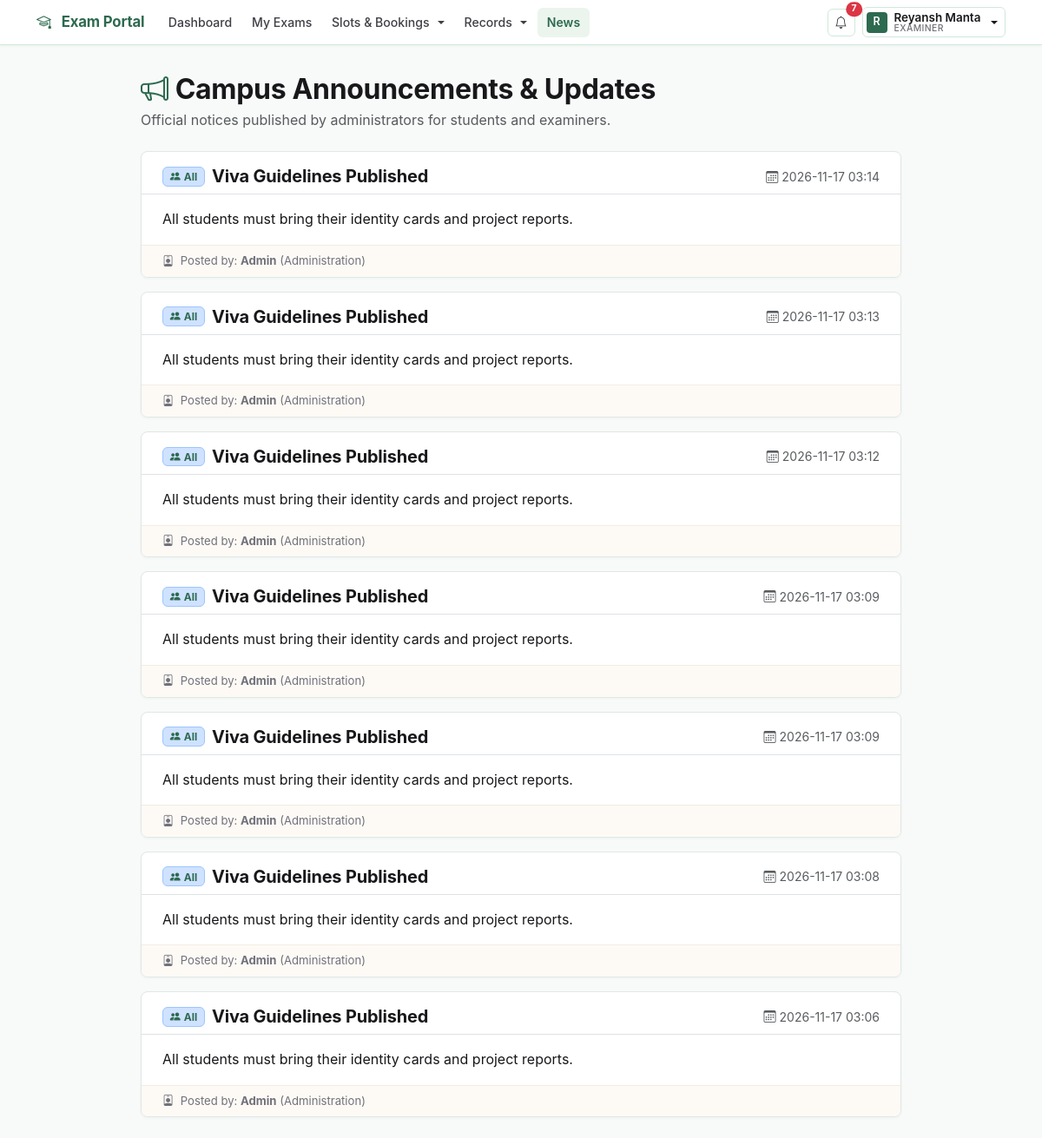
/announcements (signed in), run on an earlier commit of the app's database.
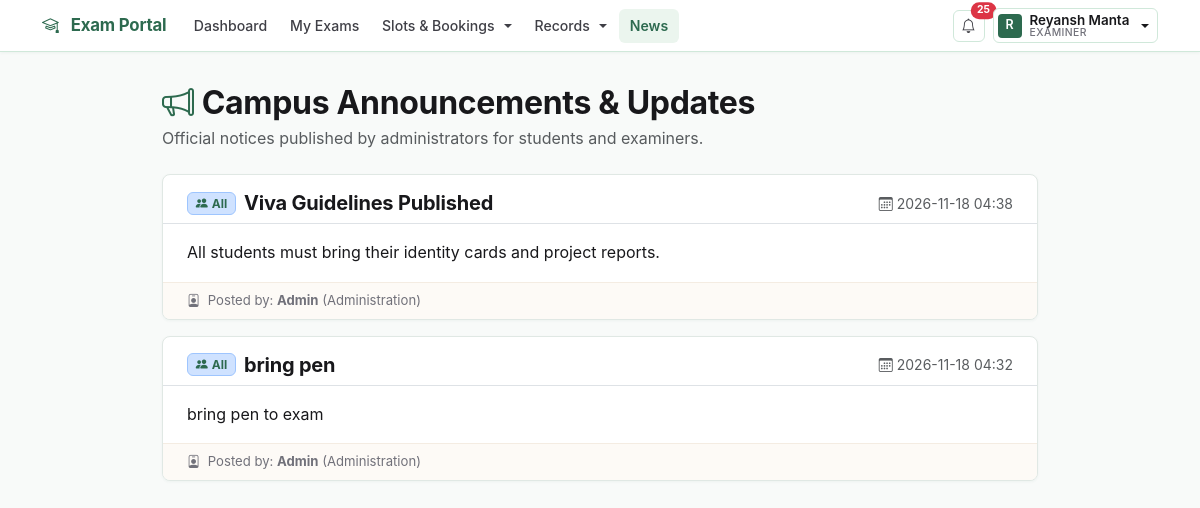
And on a later commit of the database.
### models.py (models this page shows, shortened)
class Announcement(db.Model):
    id = db.Column(db.Integer, primary_key=True)
    title = db.Column(db.String(200), nullable=False)
    content = db.Column(db.Text, nullable=False)
    target_role = db.Column(db.String(30), default="All")
    created_by = db.Column(db.Integer, db.ForeignKey("user.id"), nullable=False)
    created_at = db.Column(db.String(30), nullable=False)
    author = db.relationship("User", backref="announcements")

class User(db.Model):
    id = db.Column(db.Integer, primary_key=True)
    name = db.Column(db.String(100), nullable=False)
    email = db.Column(db.String(100), unique=True, nullable=False)
    password_hash = db.Column(db.String(200), nullable=False)
    role = db.Column(db.String(20), nullable=False)
    is_approved = db.Column(db.Boolean, default=False)
    is_active = db.Column(db.Boolean, default=True)

### routes/main.py (the view, shortened to what this page needs)
    @app.route("/announcements", methods=["GET", "POST"])
    def announcements_view():
        if "user_id" not in session:
            return redirect(url_for("login"))
        role = session.get("role")
        if role == "Admin":
            announcements = Announcement.query.order_by(Announcement.id.desc()).all()
        else:
            announcements = Announcement.query.filter(
                or_(Announcement.target_role == "All", Announcement.target_role == role)
            ).order_by(Announcement.id.desc()).all()
        return render_template(
            "announcements.html",
            announcements=announcements
        )

### app.py (called while the page is built)
@app.context_processor
def inject_global_data():
    unread_count = 0
    if "user_id" in session:
        unread_count = Notification.query.filter_by(
            user_id=session["user_id"],
            is_read=False,
        ).count()
    return {"unread_notifications_count": unread_count}

### templates/announcements.html (shortened to what this page needs)
{% extends "base.html" %}
{% block content %}
<div class="container mt-4" style="max-width: 900px;">
    <div class="d-flex justify-content-between align-items-center mb-4">
        <div>
            <h2 class="fw-bold mb-1" style="color: var(--color-text);">
                <i class="bi bi-megaphone me-2" style="color: var(--color-primary);"></i>Campus Announcements & Updates
            </h2>
            <p class="text-muted mb-0">Official notices published by administrators for students and examiners.</p>
        </div>
    </div>
    {% if announcements %}
    <div class="row g-3">
        {% for a in announcements %}
        <div class="col-12">
            <div class="card shadow-sm">
                <div class="d-flex justify-content-between align-items-center px-4 pt-3 pb-2 border-bottom">
                    <div class="d-flex align-items-center gap-2">
                        <span class="badge {% if a.target_role == 'All' %}bg-primary-subtle text-primary border border-primary-subtle{% elif a.target_role == 'Student' %}bg-success-subtle text-success border border-success-subtle{% else %}bg-warning-subtle text-warning border border-warning-subtle{% endif %}">
                            <i class="bi bi-people-fill me-1"></i>{{ a.target_role }}
                        </span>
                        <h5 class="mb-0 fw-bold" style="color: var(--color-text);">{{ a.title }}</h5>
                    </div>
                    <div class="d-flex align-items-center gap-2">
                        <small class="text-muted"><i class="bi bi-calendar3 me-1"></i>{{ a.created_at }}</small>
                    </div>
                </div>
                <div class="card-body px-4 py-3">
                    <p class="card-text mb-0" style="color: var(--color-text); line-height: 1.6; white-space: pre-line;">{{ a.content }}</p>
                </div>
                <div class="px-4 py-2" style="background: #fdfaf6; border-top: 1px solid #f4ece2; font-size: 0.82rem; color: var(--color-muted);">
                    <i class="bi bi-person-badge me-1"></i> Posted by: <strong>{{ a.author.name }}</strong> (Administration)
                </div>
            </div>
        </div>
        {% endfor %}
    </div>
    {% endif %}
</div>
{% endblock %}

### templates/base.html (shortened to what this page needs)
<!DOCTYPE html>
<html lang="en">
<head>
    <link href="https://cdn.jsdelivr.net/npm/bootstrap@5.3.3/dist/css/bootstrap.min.css" rel="stylesheet">
    <link href="https://cdn.jsdelivr.net/npm/bootstrap-icons@1.11.3/font/bootstrap-icons.min.css" rel="stylesheet">
</head>
<body>
    <nav class="navbar navbar-expand-lg fixed-top site-navbar">
        <div class="container">
            <a class="navbar-brand"
               href="{% if session.get('role') == 'Admin' %}{{ url_for('admin_dashboard') }}{% elif session.get('role') == 'Examiner' %}{{ url_for('examiner_dashboard') }}{% elif session.get('role') == 'Student' %}{{ url_for('student_dashboard') }}{% else %}{{ url_for('login') }}{% endif %}">
                <i class="bi bi-mortarboard text-primary me-1"></i>
                <span>Exam Portal</span>
            </a>
            <div class="collapse navbar-collapse" id="navbarNav">
                <ul class="navbar-nav me-auto">
                    {% if session.get("role") == "Admin" %}
                        <li class="nav-item">
                            <a class="nav-link {% if request.endpoint == 'admin_dashboard' %}active{% endif %}" href="{{ url_for('admin_dashboard') }}">
                                Dashboard
                            </a>
                        </li>
                        <li class="nav-item dropdown">
                            <a class="nav-link dropdown-toggle {% if request.endpoint in ['courses', 'add_course', 'edit_course', 'examinations', 'add_examination', 'edit_examination', 'manage_rubrics', 'add_rubric', 'edit_rubric', 'examination_settings', 'admin_resources'] %}active{% endif %}" href="#" role="button" data-bs-toggle="dropdown">
                                Academics
                            </a>
                            <ul class="dropdown-menu">
                                <li><a class="dropdown-item" href="{{ url_for('courses') }}">Courses</a></li>
                                <li><a class="dropdown-item" href="{{ url_for('examinations') }}">Examinations</a></li>
                                <li><a class="dropdown-item" href="{{ url_for('add_examination') }}">Add Examination</a></li>
                                <li><hr class="dropdown-divider"></li>
                                <li><a class="dropdown-item" href="{{ url_for('admin_resources') }}">Study Resources</a></li>
                            </ul>
                        </li>
                        <li class="nav-item dropdown">
                            <a class="nav-link dropdown-toggle {% if request.endpoint in ['admin_slots', 'admin_bookings'] %}active{% endif %}" href="#" role="button" data-bs-toggle="dropdown">
                                Slots &amp; Bookings
                            </a>
                            <ul class="dropdown-menu">
                                <li><a class="dropdown-item" href="{{ url_for('admin_slots') }}">Manage Slots</a></li>
                                <li><a class="dropdown-item" href="{{ url_for('admin_bookings') }}">Student Bookings</a></li>
                            </ul>
                        </li>
                        <li class="nav-item">
                            <a class="nav-link {% if request.endpoint == 'admin_users' %}active{% endif %}" href="{{ url_for('admin_users') }}">
                                Students &amp; Users
                            </a>
                        </li>
                        <li class="nav-item dropdown">
                            <a class="nav-link dropdown-toggle {% if request.endpoint in ['performance_analytics', 'announcements_view'] %}active{% endif %}" href="#" role="button" data-bs-toggle="dropdown">
                                Insights
                            </a>
                            <ul class="dropdown-menu">
                                <li><a class="dropdown-item" href="{{ url_for('performance_analytics') }}">Performance Analytics</a></li>
                                <li><a class="dropdown-item" href="{{ url_for('announcements_view') }}">Announcements</a></li>
                            </ul>
                        </li>
                    {% elif session.get("role") == "Examiner" %}
                        <li class="nav-item">
                            <a class="nav-link {% if request.endpoint == 'examiner_dashboard' %}active{% endif %}" href="{{ url_for('examiner_dashboard') }}">
                                Dashboard
                            </a>
                        </li>
                        <li class="nav-item">
                            <a class="nav-link {% if request.endpoint == 'examiner_examinations' %}active{% endif %}" href="{{ url_for('examiner_examinations') }}">
                                My Exams
                            </a>
                        </li>
                        <li class="nav-item dropdown">
                            <a class="nav-link dropdown-toggle " href="#" role="button" data-bs-toggle="dropdown">
                                Slots &amp; Bookings
                            </a>
                        </li>
                        <li class="nav-item dropdown">
                            <a class="nav-link dropdown-toggle {% if request.endpoint in ['examiner_history', 'performance_analytics'] %}active{% endif %}" href="#" role="button" data-bs-toggle="dropdown">
                                Records
                            </a>
                        </li>
                        <li class="nav-item">
                            <a class="nav-link {% if request.endpoint == 'announcements_view' %}active{% endif %}" href="{{ url_for('announcements_view') }}">
                                News
                            </a>
                        </li>
                    {% endif %}
                </ul>
                {% if session.get("user_id") %}
                    <div class="d-flex align-items-center gap-2 ms-auto flex-shrink-0 mt-3 mt-lg-0">
                        <a href="{{ url_for('notifications_view') }}" class="btn-nav-bell position-relative" title="Notifications">
                            <i class="bi bi-bell"></i>
                            {% if unread_notifications_count and unread_notifications_count > 0 %}
                            <span class="position-absolute top-0 start-100 translate-middle badge rounded-pill bg-danger" style="font-size: 0.65rem;">
                                {{ unread_notifications_count }}
                            </span>
                            {% endif %}
                        </a>
                        <div class="dropdown">
                            <button class="btn btn-user-dropdown d-flex align-items-center gap-2 dropdown-toggle" type="button" data-bs-toggle="dropdown" aria-expanded="false">
                                <span class="user-avatar-circle">
                                    {{ session.get("user_name", "U")[0] | upper }}
                                </span>
                                <div class="d-flex flex-column text-start">
                                    <span class="user-name-text">{{ session.get("user_name") }}</span>
                                    <span class="role-tag-mini">{{ session.get("role") }}</span>
                                </div>
                            </button>
                        </div>
                    </div>
                {% else %}
                    <div class="d-flex gap-2 ms-auto flex-shrink-0 mt-3 mt-lg-0">
                        <a href="{{ url_for('login') }}" class="btn-nav-outline">Sign In</a>
                        <a href="{{ url_for('register') }}" class="btn btn-primary btn-sm px-3">Register</a>
                    </div>
                {% endif %}
            </div>
        </div>
    </nav>
    <main class="pb-4">
        {% block content %}{% endblock %}
    </main>
</body>
</html>

### templates/base.html (style rules this page uses)
:root { --color-primary: #2d6a4f; --color-primary-hover: #1b4332; --color-primary-light: #d8f3dc; --bs-primary: #2d6a4f; --bs-primary-rgb: 45, 106, 79; --bs-link-color: #2d6a4f; --bs-link-hover-color: #1b4332; --color-text: #18181b; --color-muted: #71717a; --color-bg: #f8faf9; --color-surface: #ffffff; --color-border: #e0e8e4; --color-success: #15803d; --color-danger: #b91c1c; --color-warning: #b45309; --color-info: #0f766e; --color-accent: #2d6a4f; --color-nav-accent: #2d6a4f; }
.text-primary { color: #2d6a4f !important; }
* { box-sizing: border-box; }
body { font-family: -apple-system, BlinkMacSystemFont, "Segoe UI", Roboto, "Helvetica Neue", Arial, sans-serif; background-color: var(--color-bg); color: var(--color-text); padding-top: 60px; -webkit-font-smoothing: antialiased; -moz-osx-font-smoothing: grayscale; }
h1, h2, h3, h4, h5, h6 { color: var(--color-text); font-weight: 600; letter-spacing: -0.01em; }
a { color: #2d6a4f; text-decoration: none; }
.site-navbar { background-color: #ffffff !important; border-bottom: 1px solid #d0e8da; padding: 0.5rem 0; box-shadow: 0 1px 3px rgba(45, 106, 79, 0.06); }
.site-navbar .navbar-brand { color: #2d6a4f !important; font-weight: 700; font-size: 1.05rem; display: inline-flex; align-items: center; gap: 0.5rem; text-decoration: none !important; letter-spacing: -0.01em; }
.site-navbar .nav-link { color: #3f3f46 !important; font-weight: 500; font-size: 0.88rem; padding: 0.4rem 0.65rem !important; border-radius: 6px; transition: all 0.15s ease; margin: 0 1px; display: inline-flex; align-items: center; gap: 0.35rem; text-decoration: none !important; }
.site-navbar .nav-link.active { color: #2d6a4f !important; background-color: #ebf5ee !important; font-weight: 600; }
.btn-nav-bell { color: #3f3f46; width: 32px; height: 32px; border-radius: 6px; display: inline-flex; align-items: center; justify-content: center; background: #ffffff; border: 1px solid #d0e8da; transition: all 0.15s ease; text-decoration: none; font-size: 0.9rem; }
.btn-user-dropdown { background: #ffffff; border: 1px solid #d0e8da; border-radius: 6px; padding: 3px 8px 3px 4px; color: #18181b; transition: all 0.15s ease; text-decoration: none; }
.user-avatar-circle { width: 24px; height: 24px; border-radius: 4px; background: #2d6a4f; color: #ffffff; display: flex; align-items: center; justify-content: center; font-weight: 600; font-size: 0.78rem; flex-shrink: 0; }
.user-name-text { color: #18181b; font-size: 0.84rem; font-weight: 600; max-width: 130px; white-space: nowrap; overflow: hidden; text-overflow: ellipsis; line-height: 1.2; }
.role-tag-mini { color: #71717a; font-size: 0.65rem; font-weight: 500; text-transform: uppercase; letter-spacing: 0.04em; line-height: 1; }
main { min-height: calc(100vh - 60px); }
.btn { font-family: inherit; border-radius: 6px; font-weight: 500; font-size: 0.88rem; transition: all 0.15s ease; }
.card { border: 1px solid #e0e8e4 !important; border-radius: 8px !important; background-color: #ffffff; box-shadow: 0 1px 3px rgba(45, 106, 79, 0.05) !important; overflow: hidden; }

What changed in the data, as far as the page shows it:
removed Announcement: target_role "All", title "Viva Guidelines Published", created_at "2026-11-17 03:14", content "All students must bring their identity cards and project reports.", author.name "Admin"
removed Announcement: target_role "All", title "Viva Guidelines Published", created_at "2026-11-17 03:13", content "All students must bring their identity cards and project reports.", author.name "Admin"
removed Announcement: target_role "All", title "Viva Guidelines Published", created_at "2026-11-17 03:12", content "All students must bring their identity cards and project reports.", author.name "Admin"
removed Announcement: target_role "All", title "Viva Guidelines Published", created_at "2026-11-17 03:09", content "All students must bring their identity cards and project reports.", author.name "Admin"
removed Announcement: target_role "All", title "Viva Guidelines Published", created_at "2026-11-17 03:06", content "All students must bring their identity cards and project reports.", author.name "Admin"
changed Announcement "Viva Guidelines Published": created_at "2026-11-17 03:09" → "2026-11-18 04:38"
changed Announcement: title "Viva Guidelines Published" → "bring pen"; created_at "2026-11-17 03:08" → "2026-11-18 04:32"; content "All students must bring their identity cards and project reports." → "bring pen to exam"
Also different on the page:
{{ unread_notifications_count }}: "7" → "25"
